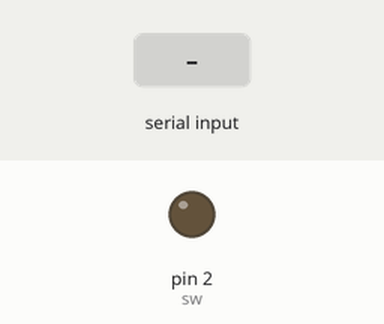
Bench run of a sketch on a simulated Arduino Uno, built with avr-gcc and run on an emulated ATmega328P. Parts: output pins drawn as LEDs (lit = HIGH). The test bench sets the inputs (shaded band).

Above: at 1.2 s.
1.3 s: "0" received over the second serial link
At 2.4 s:
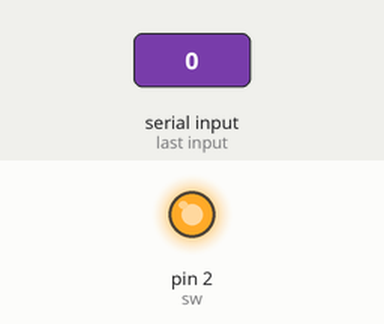
2.8 s: "1" received over the second serial link
At 3.5 s:
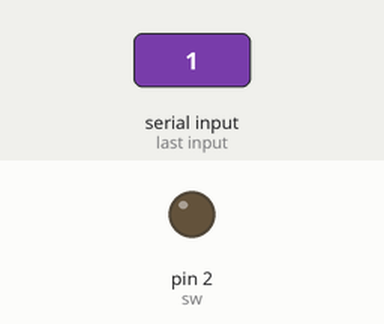
Timing chart, 0 to 5.8 s (numbered marks = the images above; inputs shaded):
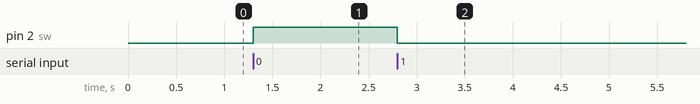

The sketch:

light.ino
```cpp
#include <SoftwareSerial.h>
SoftwareSerial BT(10,11);
#define sw 2

void setup() {
  // put your setup code here, to run once:
  pinMode(sw,OUTPUT);
  BT.begin(9600);
}
char a;
void loop() {
  // put your main code here, to run repeatedly:
  if(BT.available()){
    a = (BT.read());
    if(a == '1')
    {
      digitalWrite(sw,LOW);
      }
    if(a == '0')
    {
      digitalWrite(sw,HIGH);
      }
  }
}
```

Measured:
- after the input at 1.3 s, pin 2 (sw): LOW → HIGH at once
- after the input at 2.8 s, pin 2 (sw): HIGH → LOW at once
